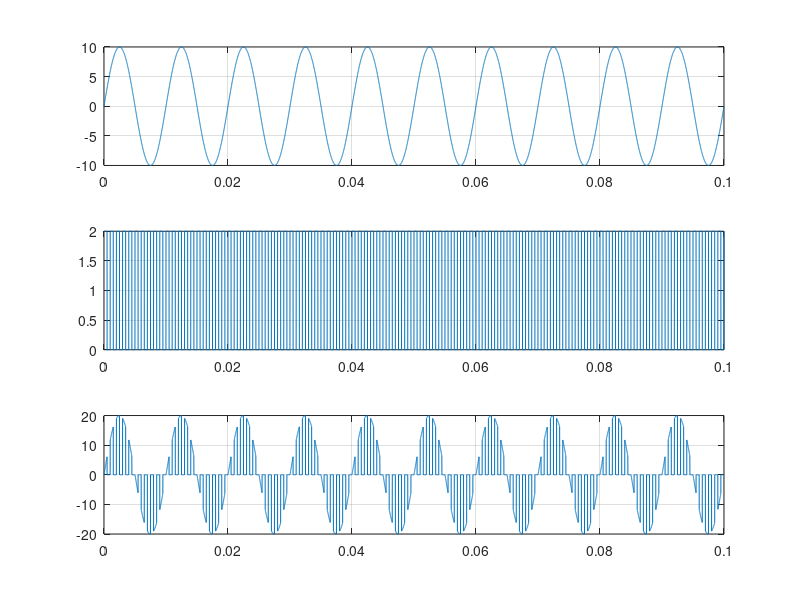
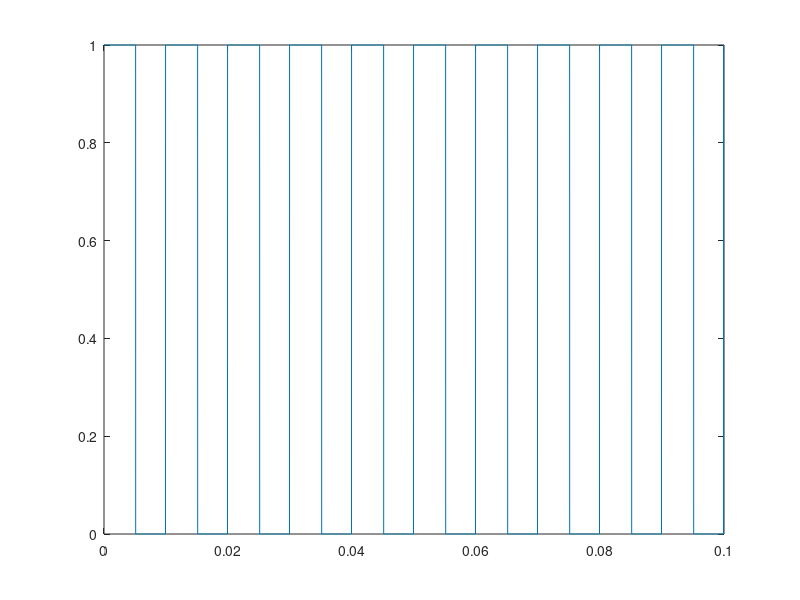

MATLAB code to generate these figures, in order:
% Pulse amplitude modulation;

a=10;
t = 0:0.00001:0.1;
f = 100;
y = a*sin(2*pi*f*t);

% square waveform;
fc=1000;
y1 = 1+square(2*pi*fc*t);

pam = y.*y1;

subplot(3,1,1);
plot(t,y);
grid on;

subplot(3,1,2);
plot(t,y1);
grid on;

subplot(3,1,3);
plot(t,pam);
grid on;


%Pwm:-
carrier = sawtooth(2*pi*fc*t,0.7);
pwm=y>carrier;
figure;
plot(t,pwm);
